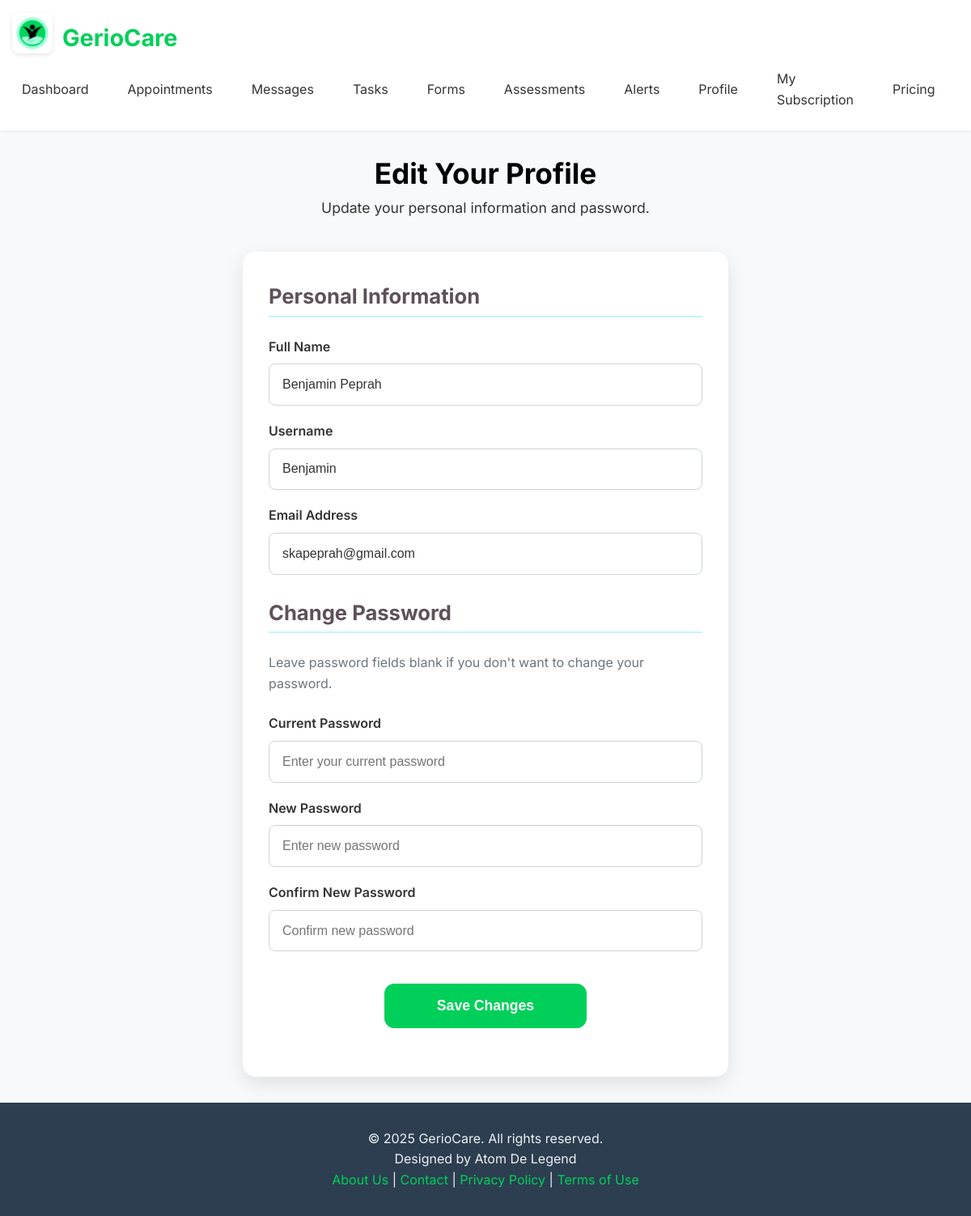
The page /profile (signed in) on the database its author committed.
### models.py (models this page shows, shortened)
class User(UserMixin, db.Model):
    id = db.Column(db.Integer, primary_key=True)
    username = db.Column(db.String(80), unique=True, nullable=False)
    email = db.Column(db.String(120), unique=True, nullable=False)
    name = db.Column(db.String(120), nullable=False)
    password_hash = db.Column(db.String(128), nullable=False)
    role = db.Column(db.String(20), nullable=False, default='client') # 'admin', 'therapist', 'client', 'caregiver'
    is_online = db.Column(db.Boolean, default=False)
    last_online = db.Column(db.DateTime, default=datetime.utcnow)
    client_appointments = db.relationship('Appointment', foreign_keys='Appointment.client_id', backref='client', lazy=True)
    therapist_appointments = db.relationship('Appointment', foreign_keys='Appointment.therapist_id', backref='therapist', lazy=True)
    sent_messages = db.relationship('UserMessage', foreign_keys='UserMessage.sender_id', backref='sender', lazy=True)
    received_messages = db.relationship('UserMessage', foreign_keys='UserMessage.receiver_id', backref='receiver', lazy=True)
    alerts = db.relationship('Alert', backref='user', lazy=True)
    assigned_tasks = db.relationship('Task', foreign_keys='Task.client_id', backref='client_user', lazy=True)
    created_tasks = db.relationship('Task', foreign_keys='Task.therapist_id', backref='therapist_user', lazy=True)
    client_assessments = db.relationship('PatientAssessment', foreign_keys='PatientAssessment.client_id', backref='assessed_client', lazy=True)
    therapist_assessments = db.relationship('PatientAssessment', foreign_keys='PatientAssessment.therapist_id', backref='assessing_therapist', lazy=True)
    caregivers_of_client = db.relationship(
        'User', secondary=client_caregivers,
        primaryjoin=(client_caregivers.c.client_id == id),
        secondaryjoin=(client_caregivers.c.caregiver_id == id),
        backref=db.backref('clients_managed', lazy='dynamic'),
        lazy='dynamic'
    )
    subscriptions = db.relationship('Subscription', backref='user', lazy=True)

### app.py (the view, shortened to what this page needs)
@app.route('/profile', methods=['GET', 'POST'])
@login_required
@subscription_required
def profile_edit():
    user = current_user
    return render_template('profile/profile_edit.html', user=user)

### app.py (called while the page is built)
def has_active_subscription(user):
    if not user.is_authenticated or user.role not in ['client', 'therapist']:
        return True # Non-clients or unauthenticated users don't need a subscription to proceed
    latest_subscription = Subscription.query.filter_by(
        user_id=user.id,
        status='active'
    ).order_by(Subscription.expires_at.desc()).first() # Order by expiry to get the latest valid one
    if not latest_subscription:
        return False # No active subscription found
    return latest_subscription.expires_at > datetime.utcnow()

@app.context_processor
def inject_global_data():
    has_sub = False
    if current_user.is_authenticated:
        has_sub = has_active_subscription(current_user)
    return {
        'app_version': app.config.get('APP_VERSION', 'N/A'), # Get from config
        'now': datetime.utcnow(), # Using 'now' for consistency with existing templates
        'unread_alerts_count': Alert.query.filter_by(user_id=current_user.id, is_read=False).count() if current_user.is_authenticated else 0,
        'has_active_subscription_func': has_active_subscription, # Make the function itself available
        'user_has_active_subscription': has_sub # A boolean flag for simpler checks in templates
    }

def login_required(f):
    @wraps(f)
    def decorated_function(*args, **kwargs):
        if not current_user.is_authenticated:
            flash("You need to be logged in to view this page.", "info")
            return redirect(url_for("login"))
        return f(*args, **kwargs)
    return decorated_function

def subscription_required(f):
    @wraps(f)
    def decorated_function(*args, **kwargs):
        if not current_user.is_authenticated:
            flash("You need to be logged in to view this page.", "info")
            return redirect(url_for("login"))
        if current_user.role in ['admin', 'caregiver']: # MODIFIED: Added caregiver
            return f(*args, **kwargs)
        if not has_active_subscription(current_user):
            flash("Please subscribe to a plan to access this feature.", "warning")
            return redirect(url_for("pricing"))
        return f(*args, **kwargs)
    return decorated_function

@login_manager.user_loader
def load_user(user_id):
    return User.query.get(int(user_id))

### templates/profile/profile_edit.html (shortened to what this page needs)
{% extends 'base.html' %}
{% block head_css %}
    <link rel="stylesheet" href="{{ url_for('static', filename='css/profile/profile_edit.css') }}">
{% endblock %}
{% block content %}
<div class="profile-edit-container">
    <h1 class="profile-edit-title">Edit Your Profile</h1>
    <p class="profile-edit-subtitle">Update your personal information and password.</p>
    <div class="profile-edit-card">
        <form method="POST" action="{{ url_for('profile_edit') }}">
            <h3 class="section-title">Personal Information</h3>
            <div class="form-group">
                <label for="name" class="form-label">Full Name</label>
                <input type="text" id="name" name="name" class="form-control" value="{{ user.name }}" required>
            </div>
            <div class="form-group">
                <label for="username" class="form-label">Username</label>
                <input type="text" id="username" name="username" class="form-control" value="{{ user.username }}" required>
            </div>
            <div class="form-group">
                <label for="email" class="form-label">Email Address</label>
                <input type="email" id="email" name="email" class="form-control" value="{{ user.email }}" required>
            </div>
            <h3 class="section-title mt-4">Change Password</h3>
            <p class="text-muted mb-3">Leave password fields blank if you don't want to change your password.</p>
            <div class="form-group">
                <label for="current_password" class="form-label">Current Password</label>
                <input type="password" id="current_password" name="current_password" class="form-control" placeholder="Enter your current password">
            </div>
            <div class="form-group">
                <label for="new_password" class="form-label">New Password</label>
                <input type="password" id="new_password" name="new_password" class="form-control" placeholder="Enter new password">
            </div>
            <div class="form-group">
                <label for="confirm_password" class="form-label">Confirm New Password</label>
                <input type="password" id="confirm_password" name="confirm_password" class="form-control" placeholder="Confirm new password">
            </div>
            <div class="form-group form-submit-group">
                <button type="submit" class="btn btn-primary btn-block">Save Changes</button>
            </div>
        </form>
    </div>
</div>
{% endblock %}

### static/css/base.css (style rules this page uses)
*, *::before, *::after { box-sizing: border-box; margin: 0; padding: 0; }
html { font-size: 16px; scroll-behavior: smooth; box-sizing: border-box; }
body { font-family: 'Inter', sans-serif; line-height: 1.6; color: var(--color-text-dark); background-color: var(--color-background-light); min-height: 100vh; display: flex; flex-direction: column; }
:root { --color-vibrant-green: #00D05A; --color-light-aqua: #C3F3FF; --color-black: #000000; --color-muted-purple-gray: #5E515A; --color-darker-green: #63B95F; --color-pink-magenta: #DE50AA; --color-primary: var(--color-vibrant-green); --color-secondary: var(--color-muted-purple-gray); --color-accent: var(--color-pink-magenta); --color-background-light: #f8f9fa; --color-background-dark: #2c3e50; --color-text-dark: #333; --color-text-light: #ecf0f1; --color-border: #ced4da; --color-success: #28a745; --color-danger: #dc3545; --color-info: #17a2b8; --color-warning: #ffc107; --color-link: #007bff; --color-primary-light: #E0F7FA; --color-accent-light: #ffebeb; }
h1, h2, h3, h4, h5, h6 { font-family: 'Inter', sans-serif; color: var(--color-black); margin-bottom: 0.5em; line-height: 1.2; }
h1 { font-size: 2.5rem; }
h3 { font-size: 1.75rem; }
p { margin-bottom: 1em; }
.btn { display: inline-flex; padding: 0.75rem 1.5rem; font-size: 1rem; font-weight: 600; text-align: center; white-space: nowrap; vertical-align: middle; cursor: pointer; border: 1px solid transparent; border-radius: 0.5rem; transition: all 0.2s ease-in-out; -webkit-user-select: none; user-select: none; align-items: center; justify-content: center; gap: 0.5rem; }
.btn-primary { color: #fff; background-color: var(--color-primary); border-color: var(--color-primary); }
.form-group { margin-bottom: 1rem; }
.form-control { display: block; width: 100%; padding: 0.75rem 1rem; font-size: 1rem; line-height: 1.5; color: var(--color-text-dark); background-color: #fff; background-clip: padding-box; border: 1px solid var(--color-border); border-radius: 0.5rem; transition: border-color 0.15s ease-in-out, box-shadow 0.15s ease-in-out; }
.form-label { display: inline-block; margin-bottom: 0.5rem; font-weight: 500; color: var(--color-black); }
.mb-3 { margin-bottom: 1.5rem; }
.mt-4 { margin-top: 2rem; }
.text-muted { color: #6c757d; }

### static/css/profile/profile_edit.css (style rules this page uses)
.profile-edit-container { padding: 2rem 1rem; background-color: var(--color-background-light); min-height: calc(100vh - 120px); display: flex; flex-direction: column; align-items: center; text-align: center; }
.profile-edit-title { font-size: 2.2rem; color: var(--color-black); margin-bottom: 0.5rem; }
.profile-edit-subtitle { font-size: 1.1rem; color: var(--color-text-dark); margin-bottom: 2.5rem; max-width: 700px; }
.profile-edit-card { background-color: #fff; padding: 2.5rem 2rem; border-radius: 1rem; box-shadow: 0 8px 25px rgba(0, 0, 0, 0.1); width: 100%; max-width: 600px; text-align: left; }
.section-title { font-size: 1.6rem; color: var(--color-secondary); margin-bottom: 1.5rem; border-bottom: 2px solid var(--color-light-aqua); padding-bottom: 0.5rem; }
.form-group { margin-bottom: 1.2rem; }
.form-label { display: block; margin-bottom: 0.5rem; font-weight: 600; color: var(--color-text-dark); }
.form-control { width: 100%; padding: 0.8rem 1rem; border: 1px solid var(--color-border); border-radius: 0.5rem; font-size: 1rem; transition: border-color 0.2s ease, box-shadow 0.2s ease; }
.form-submit-group { margin-top: 2.5rem; text-align: center; }
.btn-block { display: block; width: 100%; max-width: 250px; margin: 0 auto; padding: 1rem; font-size: 1.1rem; border-radius: 0.75rem; }

### rows shown on the page
User: name "Benjamin Peprah", username "Benjamin", email "skapeprah@gmail.com"
